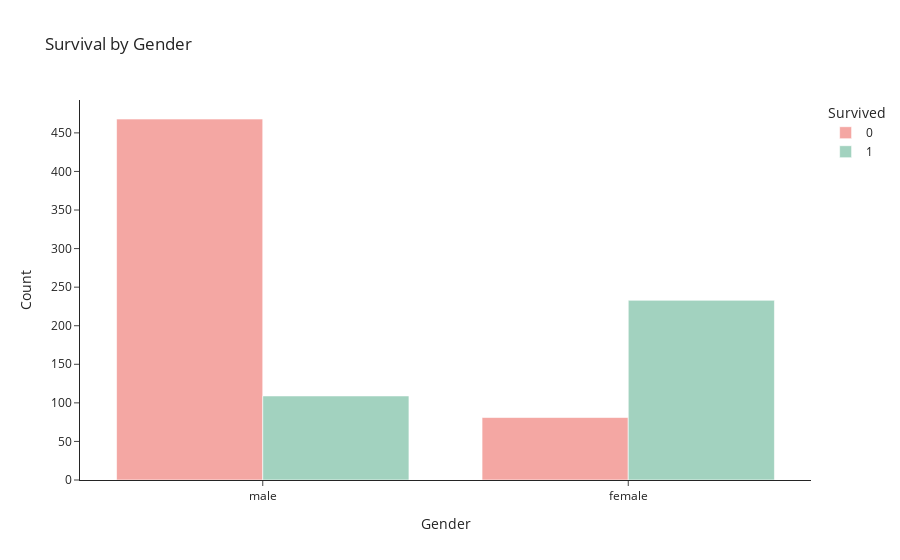

The notebook cell saved with this chart:
### Markdown cell above
# 5. Bivariate Analysis
## 5.1 Survival by Gender (Bar Chart)

### Code cell
# --- Survival by Gender ---
fig = px.histogram(
    df,
    x="Sex",
    color="Survived",
    barmode="group",
    title="Survival by Gender",
    color_discrete_sequence=["#F4A7A3", "#A2D2BF"]  # pastel red & pastel mint
)

fig.update_layout(
    xaxis_title="Gender",
    yaxis_title="Count",
    template="simple_white",
    legend_title="Survived"
)
fig.show()

### Figure 1 — Plotly figure (JSON) as saved in the notebook; plotly's stock layout.template omitted (floating-point values rounded to 4 significant figures; data arrays with more than 128 entries replaced by an {"elided": "..."} marker saying what was removed)
{"data": [{"alignmentgroup": "True", "bingroup": "x", "hovertemplate": "Survived=0<br>Sex=%{x}<br>count=%{y}<extra></extra>", "legendgroup": "0", "marker": {"color": "#F4A7A3", "pattern": {"shape": ""}}, "name": "0", "offsetgroup": "0", "orientation": "v", "showlegend": true, "type": "histogram", "x": {"elided": "549 str values"}, "xaxis": "x", "yaxis": "y"}, {"alignmentgroup": "True", "bingroup": "x", "hovertemplate": "Survived=1<br>Sex=%{x}<br>count=%{y}<extra></extra>", "legendgroup": "1", "marker": {"color": "#A2D2BF", "pattern": {"shape": ""}}, "name": "1", "offsetgroup": "1", "orientation": "v", "showlegend": true, "type": "histogram", "x": {"elided": "342 str values"}, "xaxis": "x", "yaxis": "y"}], "layout": {"autosize": true, "barmode": "group", "legend": {"title": {"text": "Survived"}, "tracegroupgap": 0}, "title": {"text": "Survival by Gender"}, "xaxis": {"anchor": "y", "autorange": true, "domain": [0, 1], "range": [-0.5, 1.5], "title": {"text": "Gender"}, "type": "category"}, "yaxis": {"anchor": "x", "autorange": true, "domain": [0, 1], "range": [0, 492.6], "title": {"text": "Count"}}}}
